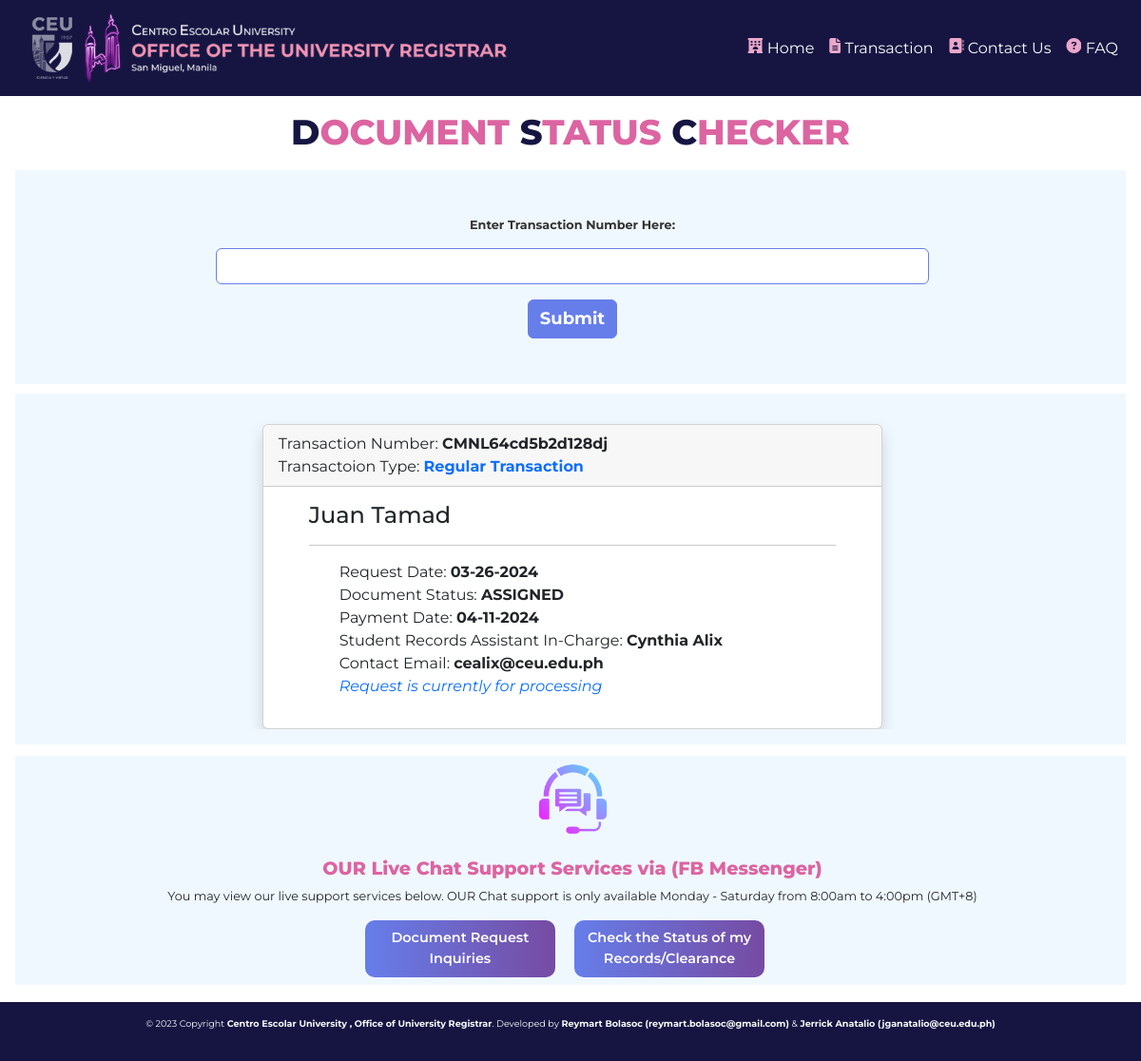
Page /checker.php?transNumber=CMNL64cd5b2d128dj on the committed database.
### tables this page shows
CREATE TABLE IF NOT EXISTS `tbl_transaction` (
  `id` int(11) NOT NULL AUTO_INCREMENT,
  `transactionid` varchar(255) NOT NULL,
  `stdn` varchar(255) NOT NULL,
  `yeargrad` varchar(255) NOT NULL,
  `status` varchar(255) NOT NULL,
  `fullname` varchar(255) NOT NULL,
  `course` varchar(255) NOT NULL,
  `reason` varchar(255) NOT NULL,
  `contactnumber` varchar(255) NOT NULL,
  `emailaddress` varchar(255) NOT NULL,
  `facebook` varchar(255) NOT NULL,
  `dateapp` datetime NOT NULL DEFAULT CURRENT_TIMESTAMP,
  `remarks` varchar(255) NOT NULL DEFAULT 'PENDING',
  `dateconfirmed` datetime DEFAULT NULL,
  `paymentdate` datetime DEFAULT NULL,
  `signeddate` datetime DEFAULT NULL,
  `releasedate` datetime DEFAULT NULL,
  `points` double NOT NULL,
  `price` double NOT NULL,
  `specialinstruction` text,
  `assignee` varchar(255) DEFAULT NULL,
  `summary` text,
  `info` varchar(255) DEFAULT NULL,
  `extra` varchar(255) DEFAULT NULL,
  `releasedby` varchar(255) DEFAULT NULL,
  PRIMARY KEY (`id`)
);

CREATE TABLE IF NOT EXISTS `tbl_accounts` (
  `id` int(10) UNSIGNED NOT NULL AUTO_INCREMENT,
  `username` varchar(20) DEFAULT NULL,
  `password` varchar(64) DEFAULT NULL,
  `salt` varchar(32) DEFAULT NULL,
  `name` varchar(50) DEFAULT NULL,
  `joined` datetime DEFAULT NULL,
  `groups` int(11) DEFAULT NULL,
  `colleges` varchar(100) DEFAULT NULL,
  `quote` varchar(20) DEFAULT NULL,
  `dp` longblob,
  `nm` varchar(255) DEFAULT NULL,
  `mm` varchar(255) DEFAULT NULL,
  `email` varchar(120) DEFAULT NULL,
  `diploma` tinyint(1) NOT NULL DEFAULT '0',
  PRIMARY KEY (`id`)
);

### resource/php/functions/funct.php (called while the page is built, shortened)
<?php
function kcej_getAssigneeEmail($assignee)
{
    $config = new config;
    $con = $config->con();
    $sql = "SELECT * FROM `tbl_accounts` WHERE `name` = '$assignee'";
    $data = $con->prepare($sql);
    $data->execute();
    $rows = $data->fetchAll(PDO::FETCH_ASSOC);
    if ($rows) {
        return $rows[0]['email'];
    } else {
        return "";
    }
}
function findAssignee($id)
{
    $config = new config;
    $con = $config->con();
    $sql = "SELECT * FROM `tbl_accounts` where `id` = $id";
    $data = $con->prepare($sql);
    $data->execute();
    $rows = $data->fetchAll(PDO::FETCH_OBJ);
    if (!empty($rows)) {
        return $rows[0]->name;
    } else {
        return "N/A";
    }
}
 ?>

### resource/php/class/statusCheck.php (the view, shortened to what this page needs)
<?php
class statusCheck extends config{
    public $tID;
    function __construct($transNumber = null){
        $this->tID = $transNumber;
    }
    public function matchDoc(){
        $con = $this->con();
        $sql = "SELECT * FROM `tbl_transaction` WHERE `transactionid` = '$this->tID'";
        $data= $con->prepare($sql);
        $data->execute();
        $result = $data->fetchAll(PDO::FETCH_ASSOC);
        if(!empty($result)){
            $id = $result[0]['transactionid'];
            $name = $result[0]['fullname'];
            $applied = date("m-d-Y", strtotime($result[0]['dateapp']));
            $paid = date("m-d-Y", strtotime($result[0]['paymentdate']));
            $released = date("m-d-Y", strtotime($result[0]['releasedate']));
            $remarks = $result[0]['remarks'];
            if(!empty($result[0]['assignee'])){
                $assignee = findAssignee($result[0]['assignee']);
                $assignee_email = kcej_getAssigneeEmail($assignee);
            }
            echo "<div class='card shadow rounded'>
                    <div class='card-header'>
                        Transaction Number: <b>$id</b><br>
                        Transactoion Type: <b class='text-primary'>Regular Transaction</b>
                    </div>
                    <div class='card-body px-5'>
                        <h4 class='card-title'>$name</h4><hr>
                        <ul>
                            <li>Request Date: <b>$applied</b></li>
                            <li>Document Status: <b>$remarks</b></li>";
                            if($remarks == "PENDING"){
                                echo "<i class='text-primary'>Further instructions for your request will be sent to your email.</i>";
                            }elseif($remarks == "FOR ASSIGNMENT"){
                                echo "<li>Payment Date: <b>$paid</b></li>
                                        <i class=text-primary>Your request will be assigned to an Encoder for processing of documents.</i>";
                            }elseif($remarks == "ASSIGNED"){
                                echo "<li>Payment Date: <b>$paid</b></li>
                                        <li>Student Records Assistant In-Charge: <b>$assignee</b></li>
                                        <li>Contact Email: <b>$assignee_email</b></li>
                                        <i class=text-primary>Request is currently for processing</i>";
                            }elseif($remarks == "FOR SIGNATURE"){
                                echo "<li>Payment Date: <b>$paid</b></li>
                                        <li>Student Records Assistant In-Charge: <b>$assignee</b></li>
                                        <li>Contact Email: <b>$assignee_email</b></li>
                                        <i class=text-primary>Request is currently for signature by the head</i>";
                            }elseif($remarks == "RELEASED"){
                                echo "<li>Released Date: <b>$released</b></li>";
                            }elseif($remarks == "REMOVED"){
                                echo "<i class=text-danger>Please check your email for more information.</i>";
                            }else{
                            }
                            echo"
                        </ul>
                    </div>
                </div>";
        }
    }
}
?>

### resource/css/main.css (style rules this page uses)
* { font-family: 'Montserrat', sans-serif; padding: 0; margin: 0; overflow-x: hidden !important; }

### rows in the picture
tbl_transaction: fullname "Juan Tamad", dateapp "03-26-2024", remarks "ASSIGNED", paymentdate "04-11-2024", assignee.email "cealix@ceu.edu.ph"
tbl_accounts: name "Cynthia Alix"

### other values in the picture
$id "CMNL64cd5b2d128dj"
